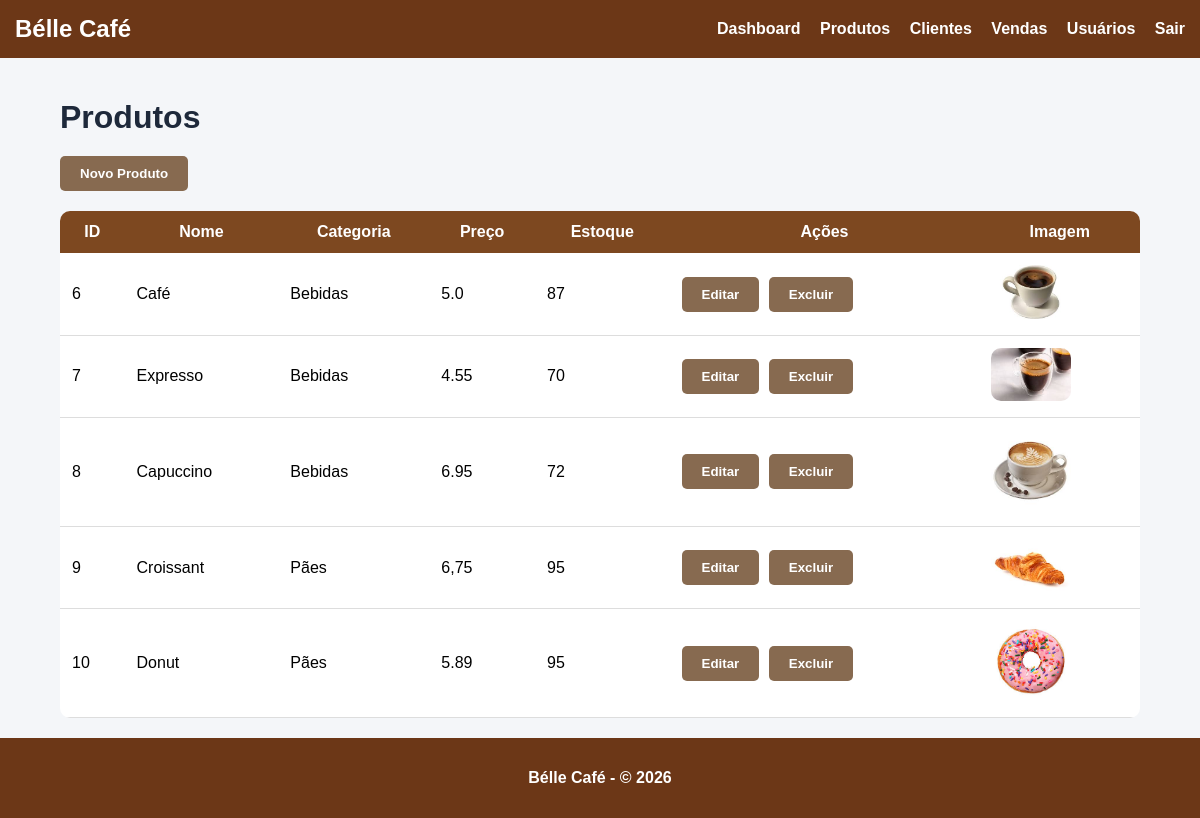
/produtos, run on the app's committed database.
### tables this page shows
CREATE TABLE "produtos" (
	"id"	INTEGER NOT NULL,
	"nome"	TEXT NOT NULL,
	"categoria"	TEXT NOT NULL,
	"preco"	REAL NOT NULL,
	"estoque"	INTEGER NOT NULL, imagem TEXT,
	PRIMARY KEY("id" AUTOINCREMENT)
);

### app.py (the view)
@app.route('/produtos')
def produtos():
    conn = conectar()
    cursor = conn.cursor()
    cursor.execute("SELECT * FROM produtos")
    dados = cursor.fetchall()
    conn.close()
    return render_template('produtos.html', produtos=dados)

### app.py (called while the page is built)
def conectar():
    return sqlite3.connect("cafeteria.db")

### templates/produtos.html (shortened to what this page needs)
<!DOCTYPE html>
<html lang="pt-br">
<head>
    <link rel="stylesheet" href="{{ url_for('static', filename='css/style.css') }}">
</head>
<body>
    <nav>
        <h2>Bélle Café</h2>
        <div>
            <a href="/dashboard">Dashboard</a>
            <a href="/produtos">Produtos</a>
            <a href="/clientes">Clientes</a>
            <a href="/vendas">Vendas</a>
            <a href="/usuarios">Usuários</a>
            <a href="/logout">Sair</a>
        </div>
    </nav>
    <div class="container">
        <h1>Produtos</h1>
        <a href="/produtos/novo">
            <button>Novo Produto</button>
        </a>
        <table>
            <tr>
                <th>ID</th>
                <th>Nome</th>
                <th>Categoria</th>
                <th>Preço</th>
                <th>Estoque</th>
                <th>Ações</th>
                <th>Imagem</th>
            </tr>
            {% for produto in produtos %}
            <tr>
                <td>{{ produto[0] }}</td>
                <td>{{ produto[1] }}</td>
                <td>{{ produto[2] }}</td>
                <td>{{ produto[3] }}</td>
                <td>{{ produto[4] }}</td>
                <td>
                    <a href="/produtos/editar/{{ produto[0] }}">
                        <button>Editar</button>
                    </a>
                    <a href="/produtos/deletar/{{ produto[0] }}">
                        <button>Excluir</button>
                    </a>
                </td>
                <td>
                    {% if produto[5] %}
                    <img src="{{ url_for('static', filename='img/' + produto[5]) }}" width="80">
                    {% else %}
                    <p>Sem imagem</p>
                    {% endif %}
                </td>
            </tr>
            {% endfor %}
        </table>
    </div>
    <footer>
        <p>Bélle Café - © 2026</p>
    </footer>
</body>
</html>

### static/css/style.css (style rules this page uses)
body { margin: 0; padding: 0; min-height: 100vh; display: flex; flex-direction: column; font-family:Verdana, sans-serif; background-color: #f4f6f9; }
.container { width: 90%; margin: auto; padding: 20px; flex: 1; }
nav { background-color: #6C3717; padding: 15px; display: flex; justify-content: space-between; align-items: center; }
nav h2 { color: white; margin: 0; }
nav a { color: white; text-decoration: none; margin-left: 15px; font-weight: bold; }
h1, h2 { color: #1e293b; }
button { background-color: #876A50; color: white; border: none; padding: 10px 20px; border-radius: 5px; cursor: pointer; font-weight: bold; }
table { width: 100%; border-collapse: collapse; background: white; margin-top: 20px; border-radius: 10px; overflow: hidden; }
th { background-color: #7D4820; color: white; padding: 12px; }
td { padding: 12px; border-bottom: 1px solid #ddd; }
footer { background-color: #6C3717; color: white; text-align: center; padding: 15px; margin-top: auto; font-weight: bold; }
a { text-decoration: none; }
td button { margin-right: 5px; }
.container h1 { margin-bottom: 20px; }
table img { border-radius: 10px; object-fit: cover; }

### data on the page
produtos: id "6", nome "Café", categoria "Bebidas", preco "5.0", estoque "87", imagem (picture)
produtos: id "7", nome "Expresso", categoria "Bebidas", preco "4.55", estoque "70", imagem (picture)
produtos: id "8", nome "Capuccino", categoria "Bebidas", preco "6.95", estoque "72", imagem (picture)
produtos: id "9", nome "Croissant", categoria "Pães", preco "6,75", estoque "95", imagem (picture)
produtos: id "10", nome "Donut", categoria "Pães", preco "5.89", estoque "95", imagem (picture)
